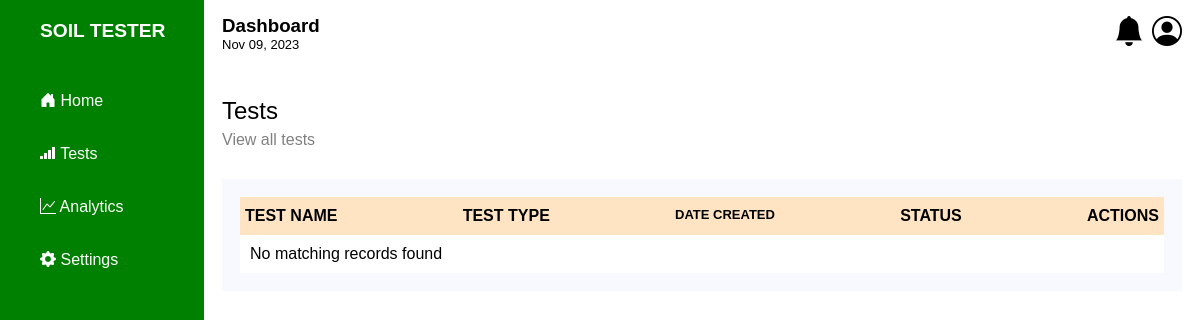
The page /tests (signed in) on the database as committed earlier.
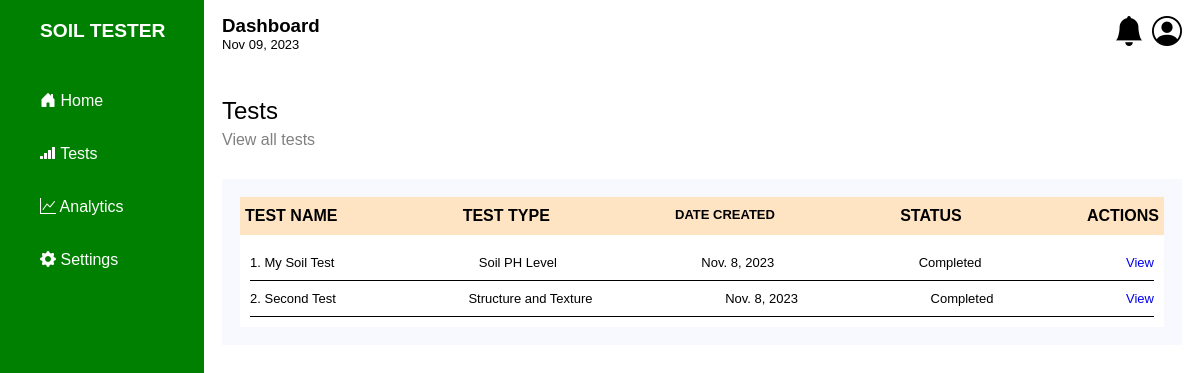
The same page on the database as committed later.
### app/models.py (models this page shows)
class Test(models.Model):
    STATUS = (
        ('Pending', 'Pending'),
        ('Completed', 'Completed')
    )
    name = models.CharField(max_length=1000, null=True)
    date_created = models.DateField(auto_now_add=True)
    type = models.CharField(max_length=1000, null=True)
    status = models.CharField(max_length=1000, null=True, choices=STATUS, default='Pending')
    user = models.ForeignKey(CustomUser, on_delete=models.CASCADE)
    home_address = models.CharField(max_length=1000, null=True)
    state = models.CharField(max_length=1000, null=True)
    test_option = models.CharField(max_length=100, null=True)
    test_id = models.CharField(max_length=100, null=True, unique=True)
    scheduleDate = models.DateField(null=True)

### app/views.py (the view)
# urls.py: path('tests', views.allTests, name="allTests"),
def allTests(request):
    query = Paginator(Test.objects.filter(user=request.user).all(), 10)
    page = request.GET.get('page')
    tests  = query.get_page(page)
    return render(request, 'allTests.html', {"tests": tests})

### templates/allTests.html (shortened to what this page needs)
{% extends 'dbase.html' %} {% load static %}  {% block content %}
<main class="container">
  <div class="top">
    <div class="top-header">
      <h2>Tests</h2>
    </div>
    <div class="top-text">View all tests</div>
  </div>
 <div class="top-body">
   <div class="table">
    <div class="table-header">
        <div class="table-header-text name">TEST NAME</div>
        <div class="table-header-text type">TEST TYPE</div>
        <div class="table-header-text date">DATE CREATED</div>
        <div class="table-header-text status">STATUS</div>
        <div class="table-header-text actions">ACTIONS</div>
    </div>
    <div class="table-body">
       {% if  tests %}
       {% for test in tests%}
       <div class="table-item">
        <div class="table-body-text name">{{forloop.counter}}. {{test.name}}</div>
        <div class="table-body-text type">{{test.type}}</div>
        <div class="table-body-text date">{{test.date_created}}</div>
        <div class="table-body-text status">{{test.status}}</div>
        <div class="table-body-text actions"><a href="{% url 'viewTest' test.test_id %}">View</a></div>
       </div>
       {% endfor %}
       {% else %}
       <div>No matching records found</div>
       {% endif %}
    </div>
   </div>
 </div>
</main>
{% endblock content %}

### templates/dbase.html (shortened to what this page needs)
{% load static %}
<!DOCTYPE html>
<html lang="en">
  <head>
    <link
      rel="stylesheet"
      href="https://cdn.jsdelivr.net/npm/bootstrap-icons@1.11.1/font/bootstrap-icons.css"
    />
  </head>
  <body>
    <div class="sidebar" id="sidebar">
      <ul class="sidebar-items">
        <li class="sidebar-item">
          <a href="" class="sidebar-link sidebar-brand">SOIL TESTER</a>
        </li>
        <li class="sidebar-item">
          <a href="{% url 'dashboard' %}" class="sidebar-link">
            <i class="bi bi-house-door-fill" style="color: white"></i>
            Home</a
          >
        </li>
        <li class="sidebar-item">
          <a href="" class="sidebar-link">
            <i class="bi bi-reception-4" style="color: white"></i> Tests</a
          >
        </li>
        <li class="sidebar-item">
          <a href="" class="sidebar-link">
            <i class="bi bi-graph-up" style="color: white"></i> Analytics</a
          >
        </li>
        <li class="sidebar-item">
          <a href="{% url 'settings' %}" class="sidebar-link">
            <i class="bi bi-gear-fill" style="color: white"></i>
            Settings</a
          >
        </li>
      </ul>
    </div>
    <div class="content">
      <div class="navbar">
        <div class="nav-item">
          <div>
            <h3>Dashboard</h3>
          </div>
          <div class="date">{% now 'M d, Y' %}</div>
        </div>
        <div class="nav-menu">
          <div><i class="bi bi-bell-fill" style="font-size: 30px"></i></div>
          <div>
            <div class="user" onclick="menuCardClick()">
              <i class="bi bi-person-circle" style="font-size: 30px"></i>
            </div>
          </div>
        </div>
      </div>
      {% block content %} {% endblock content %}
    </div>
  </body>
</html>

### templates/dbase.html (style rules this page uses)
* { margin: 0; box-sizing: border-box; font-family: sans-serif; text-decoration: none; }
body { background-color: white; color: black; display: flex; }
.sidebar { position: fixed; margin: 0; background-color: green; height: 100vh; width: 17%; padding-top: 20px; }
.sidebar-items { list-style: none; }
.sidebar-item:first-child { margin-bottom: 50px; }
.sidebar-item { margin-bottom: 35px; }
.sidebar-link { text-decoration: none; color: white; }
.sidebar-brand { font-weight: bold; font-size: larger; color: white; }
.content { display: block; width: 100%; margin-left: 17%; }
.navbar { display: flex; justify-content: space-between; background-color:white; padding-left: 18px; padding-right: 18px; padding-top: 15px; padding-bottom: 15px; color: black; }
.nav-menu { display: flex; gap: 8px; }
.date { font-size: small; }
.user { cursor: pointer; }
main { padding-top: 30px; padding-bottom: 20px; padding-left: 18px; padding-right: 18px; }

### templates/allTests.html (style rules this page uses)
.top-header h2 { font-weight: 500; margin-bottom: 6px; }
.top-text { color: gray; margin-bottom: 30px; }
.top-body { background-color: ghostwhite; padding-left: 18px; padding-right: 18px; padding-top: 18px; padding-bottom: 18px; }
.table { display: block; }
.table-header { display: flex; justify-content: space-between; background-color: bisque; padding-top: 10px; padding-bottom: 10px; padding-left: 5px; padding-right: 5px; }
.table-header-text { font-weight: bold; }
.table-body { background-color: white; padding-top: 10px; padding-bottom: 10px; padding-left: 10px; padding-right: 10px; display: block; }
.table-body-text { font-size: small; }
.table-item { display: flex; justify-content: space-between; border-bottom: 1px solid black; padding-top: 10px; padding-bottom: 10px; }

Rows that differ between the two databases and show on the page:
added Test: name "My Soil Test", type "Soil PH Level", date_created "Nov. 8, 2023", status "Completed"
added Test: name "Second Test", type "Structure and Texture", date_created "Nov. 8, 2023", status "Completed"
Other text that changed with them:
text no longer shown: "No matching records found"
